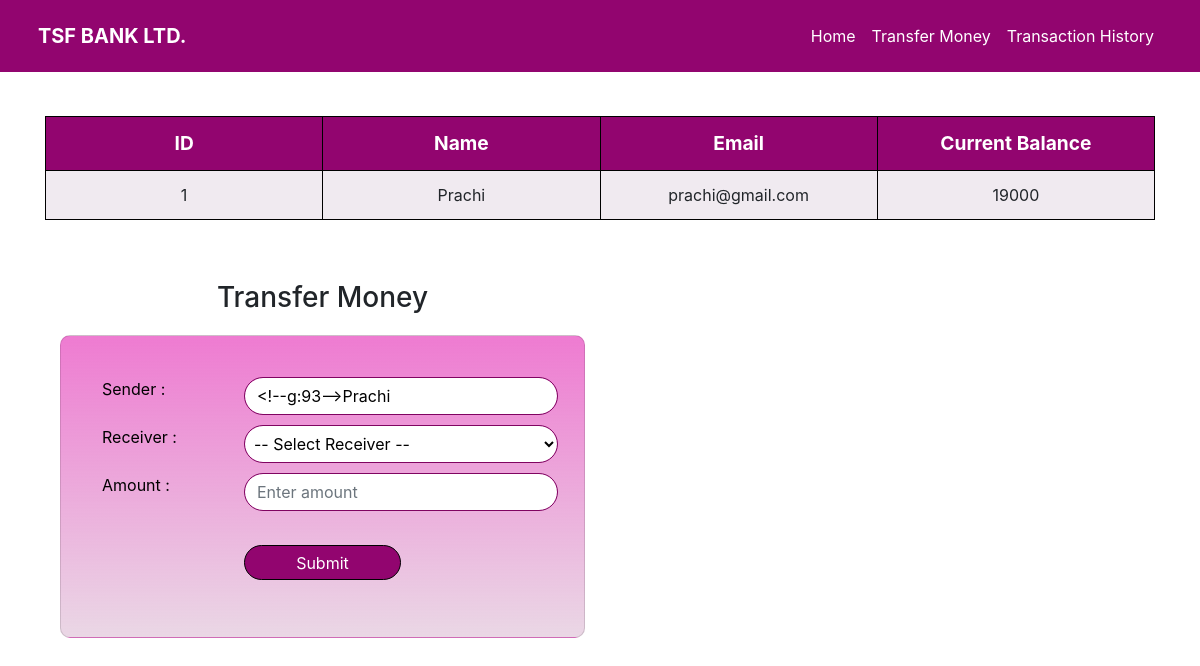
The page /transfer.php?id=1 on the database its author committed.
### tables this page shows
CREATE TABLE `customers` (
  `id` int(10) NOT NULL,
  `name` varchar(30) NOT NULL,
  `email` varchar(30) NOT NULL,
  `mobile` int(10) NOT NULL,
  `balance` int(30) NOT NULL
);

### transfer.php (the view, shortened to what this page needs)
<!DOCTYPE html>
<html lang="en">
    <head>
        <link rel="stylesheet" href="https://maxcdn.bootstrapcdn.com/bootstrap/4.3.1/css/bootstrap.min.css">
        <link rel="stylesheet" href="css/main.css">
    </head>
    <body>
    <?php include('navbar.php') ?>
    <div class="container">
        <h2 class="text-center" style="margin-bottom:7%">Account Details</h2>
        <?php
            echo '<div id="table_align" class="table-responsive">
            <table class="table table-bordered" >
                <tr>
                    <th>ID</th>
                    <th>Name</th>
                    <th>Email</th>
                    <th>Current Balance</th>
                </tr>';
                function fetchData(){
                    $connect = mysqli_connect("localhost", "root", "", "banksystem");
                    $sql = "SELECT * FROM Customers where id='" . $_GET['id'] . "' ";
                    $output = '';
                    $result = mysqli_query($connect, $sql);
                    while($row = mysqli_fetch_array($result)){
                        $output .= '<tr>
                                    <td>'.$row["id"].'</td>
                                    <td id="1">'.$row["name"].'</td>
                                    <td>'.$row["email"].'</td>
                                    <td>'.$row["balance"].'</td>
                                    </tr>';
                    }
                    return $output;
                }
                echo fetchData();
            echo '</table> </div> <br />';
        ?>
        <div class="col-lg-6">
            <h3 style="margin:4%" class="text-center">Transfer Money</h3>
                <div class="card chapterCard" >
                    <div class="card-body" >
                        <form action="insert.php" method="POST">
                        <div class="form-group">
                        <div class="row ">
                            <label class=" col-lg-4">Sender :</label>
                            <input type="text" class="form-control col-lg-8" value ="" id="from_customer" name="from_customer"> <br><br>
                            <label class=" col-lg-4">Receiver :</label>
                            <select class="dropClass form-control col-lg-8" value=" " name="to_customer" required>
                                <option disabled selected>-- Select Receiver --</option>
                            </select>
                            </select><br><br>
                            <label class=" col-lg-4">Amount :</label>
                            <input type="number" class="col-lg-8 form-control" placeholder="Enter amount" autocomplete="off" value ="" name="amount" required> <br><br>
                            <div class=" col-lg-4"></div>
                            <button type="submit" class="btn btnprimary col-lg-4" id="submit_money" name="submit_money">Submit</button>
                            </div>
                            </div>
                        </form>
                </div>
            </div>
        </div>
    </body>
</html>

### css/main.css (style rules this page uses)
* { box-sizing: border-box; margin: 0px; padding: 0px; }
.table, .table td,.table th { border :1px solid black; }
.table { text-align: center; width: 100%; border-collapse: collapse; table-layout: fixed; }
.table th { background-color: rgb(146, 5, 111); color:white; font-size: larger; }
.table tr:nth-child(even) { background-color: rgb(240, 234, 240); }
.form-group input, .form-group textarea, .form-group select { border-radius: 20px; padding-left: 50x; border: 1px solid rgb(128, 4, 97); }
.chapterCard { border-radius: 10px; background-image: linear-gradient(to bottom, rgb(238, 123, 209),rgba(150, 56, 126, 0.2)); padding: 4%; }
input, textarea { padding: 5px; }
.dropClass { padding: 5px; }
#submit_money { border: 1px solid black; padding: 1% 5% 1% 5%; background-color: rgb(146, 5, 111); color: white; border-radius: 20px; margin-top: 5%; }
.chapterCard input, .chapterCard select, .chapterCard label, .chapterCard select option { font-weight: 400; color: black; }

### rows shown on the page
customers: id "1", name "Prachi", email "prachi@gmail.com", balance "19000"
